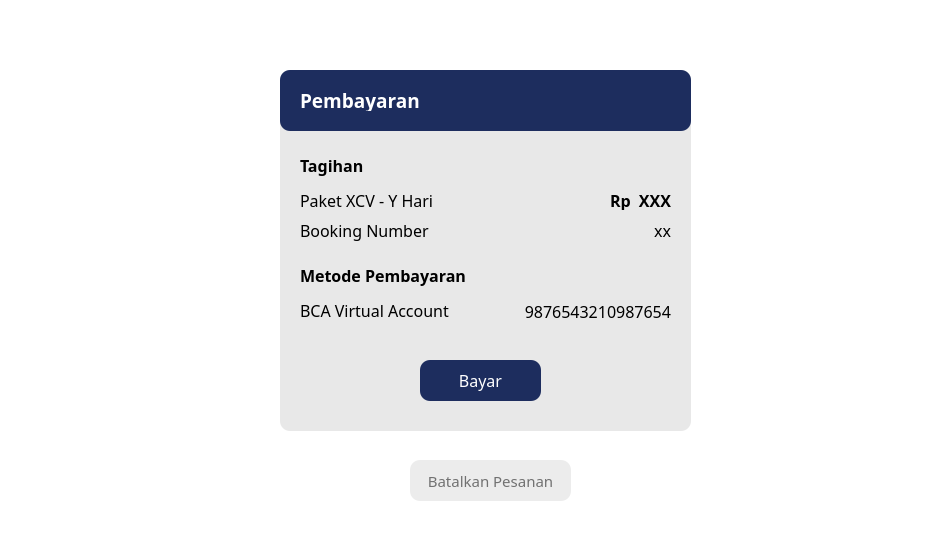
<?xml version="1.0" encoding="UTF-8"?>
<ui version="4.0">
 <class>Dialog</class>
 <widget class="QDialog" name="Dialog">
  <property name="geometry">
   <rect>
    <x>0</x>
    <y>0</y>
    <width>950</width>
    <height>558</height>
   </rect>
  </property>
  <property name="windowTitle">
   <string>Dialog</string>
  </property>
  <property name="styleSheet">
   <string notr="true">background-color: rgb(255, 255, 255);</string>
  </property>
  <widget class="QFrame" name="tagihan">
   <property name="geometry">
    <rect>
     <x>280</x>
     <y>70</y>
     <width>411</width>
     <height>361</height>
    </rect>
   </property>
   <property name="styleSheet">
    <string notr="true">border-radius: 10px;
background-color: rgb(232, 232, 232);</string>
   </property>
   <widget class="QLabel" name="harga">
    <property name="geometry">
     <rect>
      <x>260</x>
      <y>120</y>
      <width>131</width>
      <height>20</height>
     </rect>
    </property>
    <property name="font">
     <font>
      <family>Mulish</family>
      <pointsize>12</pointsize>
      <weight>75</weight>
      <bold>true</bold>
     </font>
    </property>
    <property name="text">
     <string>Rp  XXX</string>
    </property>
    <property name="alignment">
     <set>Qt::AlignRight|Qt::AlignTrailing|Qt::AlignVCenter</set>
    </property>
   </widget>
   <widget class="QLabel" name="tagihantitle">
    <property name="geometry">
     <rect>
      <x>20</x>
      <y>80</y>
      <width>91</width>
      <height>31</height>
     </rect>
    </property>
    <property name="font">
     <font>
      <family>Mulish</family>
      <pointsize>12</pointsize>
      <weight>75</weight>
      <bold>true</bold>
     </font>
    </property>
    <property name="text">
     <string>Tagihan</string>
    </property>
   </widget>
   <widget class="QLabel" name="rincian">
    <property name="geometry">
     <rect>
      <x>20</x>
      <y>120</y>
      <width>181</width>
      <height>20</height>
     </rect>
    </property>
    <property name="font">
     <font>
      <family>Mulish</family>
      <pointsize>12</pointsize>
      <weight>50</weight>
      <bold>false</bold>
     </font>
    </property>
    <property name="text">
     <string>Paket XCV - Y Hari</string>
    </property>
   </widget>
   <widget class="QLabel" name="bank">
    <property name="geometry">
     <rect>
      <x>20</x>
      <y>230</y>
      <width>181</width>
      <height>20</height>
     </rect>
    </property>
    <property name="font">
     <font>
      <family>Mulish</family>
      <pointsize>12</pointsize>
      <weight>50</weight>
      <bold>false</bold>
     </font>
    </property>
    <property name="text">
     <string>BCA Virtual Account</string>
    </property>
   </widget>
   <widget class="QLabel" name="rekening">
    <property name="geometry">
     <rect>
      <x>210</x>
      <y>230</y>
      <width>181</width>
      <height>20</height>
     </rect>
    </property>
    <property name="font">
     <font>
      <family>Mulish</family>
      <pointsize>12</pointsize>
      <weight>50</weight>
      <bold>false</bold>
     </font>
    </property>
    <property name="text">
     <string>&lt;html&gt;&lt;head/&gt;&lt;body&gt;&lt;p align=&quot;right&quot;&gt;9876543210987654&lt;/p&gt;&lt;/body&gt;&lt;/html&gt;</string>
    </property>
   </widget>
   <widget class="QLabel" name="label">
    <property name="geometry">
     <rect>
      <x>20</x>
      <y>150</y>
      <width>141</width>
      <height>21</height>
     </rect>
    </property>
    <property name="font">
     <font>
      <family>Mulish</family>
      <pointsize>12</pointsize>
     </font>
    </property>
    <property name="text">
     <string>Booking Number</string>
    </property>
   </widget>
   <widget class="QLabel" name="bookingNumber">
    <property name="geometry">
     <rect>
      <x>250</x>
      <y>150</y>
      <width>141</width>
      <height>21</height>
     </rect>
    </property>
    <property name="font">
     <font>
      <family>Mulish</family>
      <pointsize>12</pointsize>
     </font>
    </property>
    <property name="text">
     <string>xx</string>
    </property>
    <property name="alignment">
     <set>Qt::AlignRight|Qt::AlignTrailing|Qt::AlignVCenter</set>
    </property>
   </widget>
   <widget class="QPushButton" name="pushButton_2">
    <property name="geometry">
     <rect>
      <x>140</x>
      <y>290</y>
      <width>121</width>
      <height>41</height>
     </rect>
    </property>
    <property name="font">
     <font>
      <family>Mulish ExtraBold</family>
      <pointsize>12</pointsize>
      <weight>10</weight>
      <italic>false</italic>
      <bold>false</bold>
     </font>
    </property>
    <property name="styleSheet">
     <string notr="true">font: 81 12pt &quot;Mulish ExtraBold&quot;;
color: white;
background-color: rgb(29, 45, 94);
border-radius: 10px</string>
    </property>
    <property name="text">
     <string>Bayar</string>
    </property>
   </widget>
   <widget class="QGroupBox" name="labelbayar">
    <property name="geometry">
     <rect>
      <x>0</x>
      <y>0</y>
      <width>411</width>
      <height>61</height>
     </rect>
    </property>
    <property name="styleSheet">
     <string notr="true">background-color: rgb(29, 45, 94); border-radius: 10px</string>
    </property>
    <property name="title">
     <string/>
    </property>
    <widget class="QLabel" name="bayar">
     <property name="geometry">
      <rect>
       <x>20</x>
       <y>20</y>
       <width>121</width>
       <height>21</height>
      </rect>
     </property>
     <property name="font">
      <font>
       <family>Mulish</family>
       <pointsize>14</pointsize>
       <weight>75</weight>
       <bold>true</bold>
      </font>
     </property>
     <property name="styleSheet">
      <string notr="true">color: white</string>
     </property>
     <property name="text">
      <string>Pembayaran</string>
     </property>
    </widget>
   </widget>
   <widget class="QLabel" name="tagihantitle_2">
    <property name="geometry">
     <rect>
      <x>20</x>
      <y>190</y>
      <width>191</width>
      <height>31</height>
     </rect>
    </property>
    <property name="font">
     <font>
      <family>Mulish</family>
      <pointsize>12</pointsize>
      <weight>75</weight>
      <bold>true</bold>
     </font>
    </property>
    <property name="text">
     <string>Metode Pembayaran</string>
    </property>
   </widget>
  </widget>
  <widget class="QPushButton" name="pushButton_3">
   <property name="geometry">
    <rect>
     <x>410</x>
     <y>460</y>
     <width>161</width>
     <height>41</height>
    </rect>
   </property>
   <property name="font">
    <font>
     <family>Mulish ExtraBold</family>
     <pointsize>11</pointsize>
     <weight>10</weight>
     <italic>false</italic>
     <bold>false</bold>
    </font>
   </property>
   <property name="styleSheet">
    <string notr="true">font: 81 11pt &quot;Mulish ExtraBold&quot;;
color: rgb(113, 113, 113);
background-color: rgb(236, 236, 236);
border-radius: 10px</string>
   </property>
   <property name="text">
    <string>Batalkan Pesanan</string>
   </property>
  </widget>
 </widget>
 <resources/>
 <connections/>
</ui>
